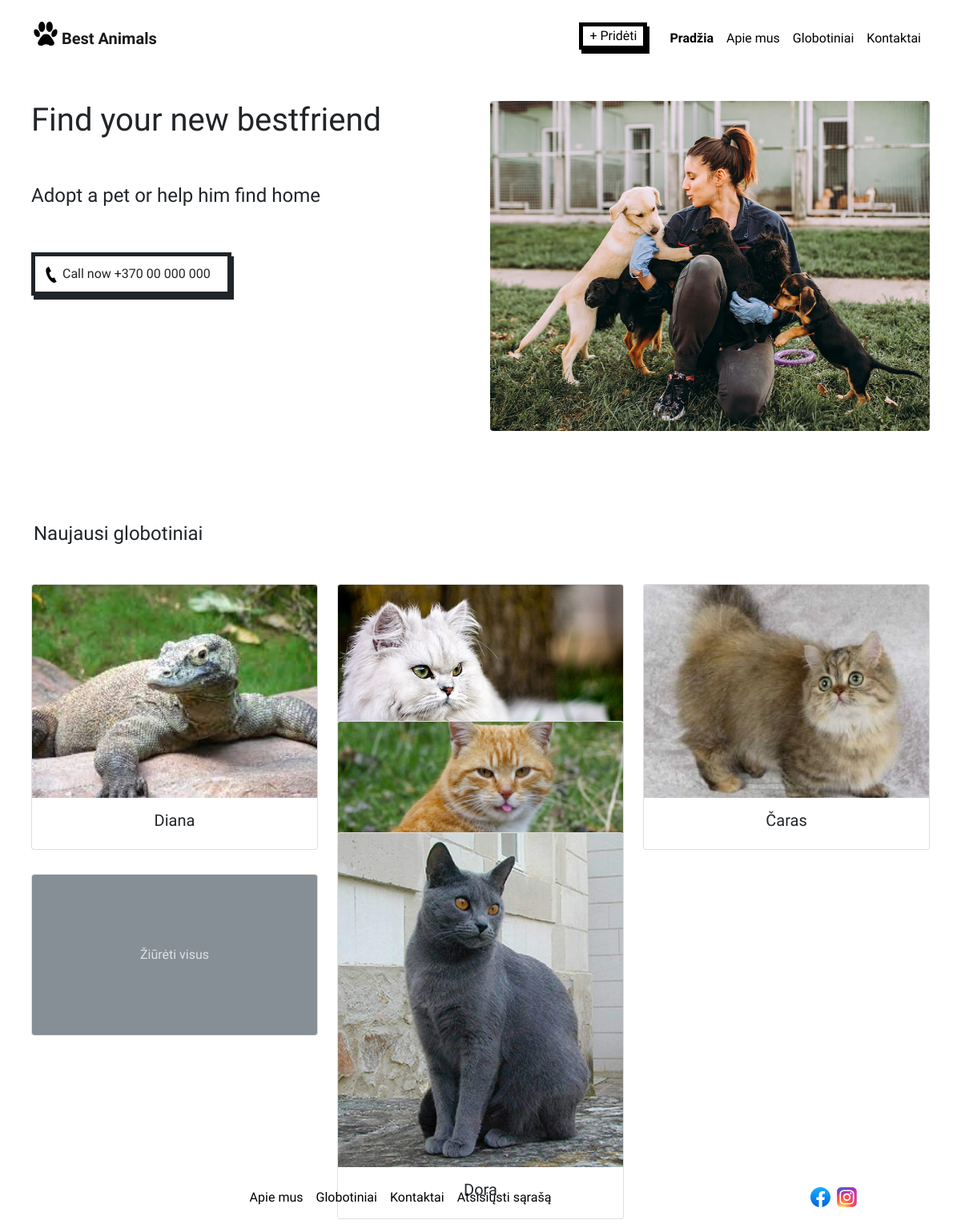
/index-example-for-csv.php, run on the app's committed database.
### tables this page shows
CREATE TABLE `gyvunai` (
  `gyvuno_id` int(40) NOT NULL,
  `vartotojo_id` int(40) NOT NULL,
  `kategorijos_id` int(40) NOT NULL,
  `vardas` varchar(50) NOT NULL,
  `amzius` date NOT NULL,
  `dokumentacija` varchar(10) NOT NULL,
  `aprasymas` varchar(800) NOT NULL,
  `foto_url` varchar(100) NOT NULL
);

### index-example-for-csv.php (the view, shortened to what this page needs)
<?php
$connect = getDBConnection();
$query = "SELECT * FROM gyvunai ORDER BY gyvuno_id DESC";
$statement = $connect->prepare($query);
$statement->execute();
$result = $statement->fetchAll();
foreach ($result as $row) {
	$skelbimas[] = $row ;
	 }
    ?>
<!DOCTYPE html>
<html>
<head>
<link href="https://cdn.jsdelivr.net/npm/bootstrap@5.1.3/dist/css/bootstrap.min.css" rel="stylesheet">
</head>
<body>
<nav class="navbar navbar-expand-md navbar-light">
  <div class="container position-static">
    <a class="navbar-brand " href="#">
      <img src="./img/peda.svg" alt="..." height="30"> Best Animals
    </a>
    <div class="collapse navbar-collapse" id="navbarSupportedContent">
      <ul class="navbar-nav ms-auto ">
	          <li class="nav-item">
          <a class="nav-link prideti "  href="#">+ Pridėti</a>
        </li>
        <li class="nav-item">
          <a class="nav-link active" aria-current="page" href="#">Pradžia</a>
        </li>
	        <li class="nav-item">
          <a class="nav-link" href="#">Apie mus</a>
        </li>
        <li class="nav-item">
          <a class="nav-link" href="#">Globotiniai</a>
        </li>
		<li class="nav-item">
          <a class="nav-link" href="#">Kontaktai</a>
        </li>
      </ul>
    </div>
  </div>
</nav>
		<div  style ="height:50px">
	</div>
<header class="container">
   <div class="row">
		<div class="col float-right">
<H1>Find your new bestfriend</H1>
<p class="p-3">
<p >
<H4>Adopt a pet or help him find home</H4>
<p class="p-3">
<p>
	<div class="telefonas">
<img src="./img/phone.svg" alt="..." height="20"> Call now +370 00 000 000
	</div>
		</div>
		<div class="col d-none d-md-block ">
			<img class="bd-placeholder-img card-img-top rounded" src="./img/skelbimu_img/pagr foto.jpg" alt="..." width="100%" >
		</div>
  </div>
</header>
    <p>
		<div  style ="height:50px">
	</div>
 <main class="container py-5">
  <h4>Naujausi globotiniai</h4>
  <p class="my-5">
  <div class="row" data-masonry="{&quot;percentPosition&quot;: true }" style="position: relative; height: 690px;">
    <div class="col-sm-6 col-lg-4 mb-4" style="position: absolute; left: 0%; top: 0px;">
      <div class="card">
	<img class="bd-placeholder-img card-img-top" src="./img/skelbimu_img/<?php echo $skelbimas[0]["foto_url"]; ?>" alt="..." width="100%" >
        <div class="card-body">
          <h5 class="card-title text-center"><?php echo $skelbimas[0]["vardas"]; ?></h5>
        </div>
      </div>
    </div>
    <div class="col-sm-6 col-lg-4 mb-4" style="position: absolute; left: 33.3333%; top: 0px;">
      <div class="card">
<img class="bd-placeholder-img card-img-top" src="./img/skelbimu_img/<?php echo $skelbimas[1]["foto_url"]; ?>" alt="..." width="100%" >
        <div class="card-body">
          <h5 class="card-title text-center"><?php echo $skelbimas[1]["vardas"]; ?></h5>
        </div>
      </div>
    </div>
    <div class="col-sm-6 col-lg-4 mb-4" style="position: absolute; left: 66.6667%; top: 0px;">
      <div class="card">
<img class="bd-placeholder-img card-img-top" src="./img/skelbimu_img/<?php echo $skelbimas[2]["foto_url"]; ?>" alt="..." width="100%" >
        <div class="card-body">
          <h5 class="card-title text-center"><?php echo $skelbimas[2]["vardas"]; ?></h5>
        </div>
      </div>
    </div>
    <div class="col-sm-6 col-lg-4 mb-4" style="position: absolute; left: 33.3333%; top: 171px;">
      <div class="card">
<img class="bd-placeholder-img card-img-top" src="./img/skelbimu_img/<?php echo $skelbimas[3]["foto_url"]; ?>" alt="..." width="100%" >
        <div class="card-body">
          <h5 class="card-title text-center"><?php echo $skelbimas[3]["vardas"]; ?></h5>
        </div>
      </div>
    </div>
    <div class="col-sm-6 col-lg-4 mb-4" style="position: absolute; left: 33.3333%; top: 310px;">
      <div class="card">
<img class="bd-placeholder-img card-img-top" src="./img/skelbimu_img/<?php echo $skelbimas[4]["foto_url"]; ?>" alt="..." width="100%" >
        <div class="card-body">
          <h5 class="card-title text-center"><?php echo $skelbimas[4]["vardas"]; ?></h5>
        </div>
      </div>
    </div>
    <div class="col-sm-6 col-lg-4 mb-4" style="position: absolute; left: 0%; top: 362px;">
<div class="card">
        <svg class="bd-placeholder-img card-img" width="100%" height="200" xmlns="http://www.w3.org/2000/svg" role="img" aria-label="Placeholder: Card image" preserveAspectRatio="xMidYMid slice" focusable="false"><title>Žiūrėti visus</title><rect width="100%" height="100%" fill="#868e96"></rect><text x="50%" y="50%" fill="#dee2e6" dy=".3em" text-anchor="middle">Žiūrėti visus</text></svg>
      </div>
    </div>
  </div>
</main>
<div class="row ">
<div class="col my-auto col-6-offset">
<nav class="navbar navbar-expand-sm navbar-light ">
  <div class="container">
      <ul class="navbar-nav mx-auto ">
	        <li class="nav-item">
          <a class="nav-link" href="#">Apie mus</a>
        </li>
        <li class="nav-item">
          <a class="nav-link" href="#">Globotiniai</a>
        </li>
		<li class="nav-item">
          <a class="nav-link" href="#">Kontaktai</a>
        </li>
				<li class="nav-item">
          <a class="nav-link" href="download-animals-csv.php">Atsisiųsti sąrašą</a>
        </li>
      </ul>
   </div>
 </nav>
  </div>
  <div class="col-4 col-sm-2 my-auto col-12-offset">
<img src="./img/facebook.svg" alt="..." height="25"> &nbsp;<img src="./img/instagram.svg" alt="..." height="25">
  </div>
   </div>
    </body>
</html>

### index-example-for-csv.php (style rules this page uses)
.row { margin-left: 0; margin-right: 0; }
body { font-family: 'Balsamiq Sans'; }
.nav-link { color: black !important; }
.navbar-brand, .active { font-weight: 700 !important; }
.navbar-brand img { margin-top:-16px; }
.prideti { border: 5px solid; padding: 0px; box-shadow: 3px 5px; margin-right: 20px; }
.telefonas { border: 5px solid; padding: 10px; box-shadow: 3px 5px; width: 250px; }
.navbar-expand-md { margin-top:20px ; }

### data on the page
gyvunai: foto_url (picture), vardas "Diana"
gyvunai: foto_url (picture)
gyvunai: foto_url (picture), vardas "Čaras"
gyvunai: foto_url (picture)
gyvunai: foto_url (picture), vardas "Dora"
